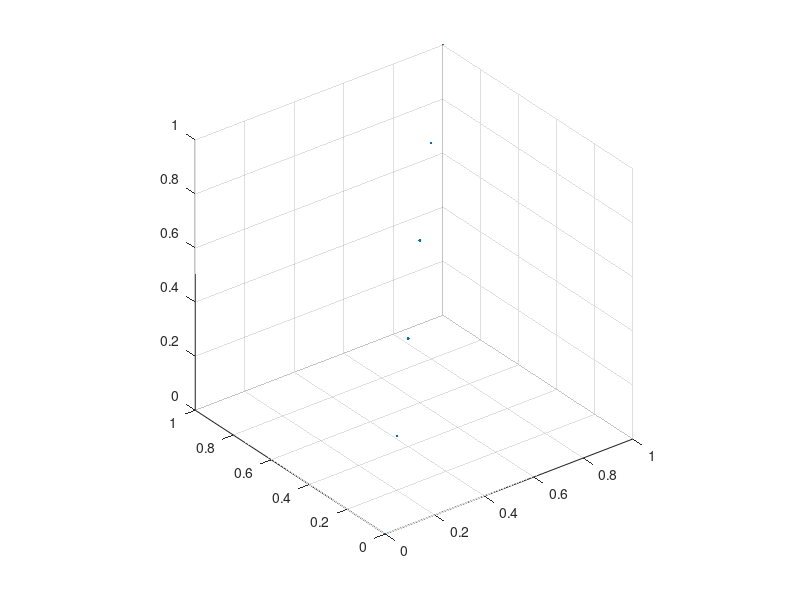

Here is the MATLAB script that generated this plot: (Note: this script raises an error after producing the figure.)
function exLine

W=[0:0.2:1; 0:0.2:1; 0:0.2:1];

figure(9),plot3(W(1,:),W(2,:),W(3,:),'.'),hold on, grid on, axis tight equal


A1=[100 0 400;0 100 800;0 0 1];
T1=-[5 -2 2]'; 
R1=eye(3); 
%u1=generateProjection(A1,R1,T1,W(:,1:end));
%figure,plot(u1(1,:),u1(2,:),'x-');

A2=[100 0 400;0 100 800;0 0 1];
R2=eye(3);
T2=-[-2 5 2]'; 
%u2=generateProjection(A2,R2,T2,W(:,1:end));
%figure,plot(u2(1,:),u2(2,:),'o-');

intersPlanes(W,-T1,'r');
intersPlanes(W,-T2,'b');
axis tight equal